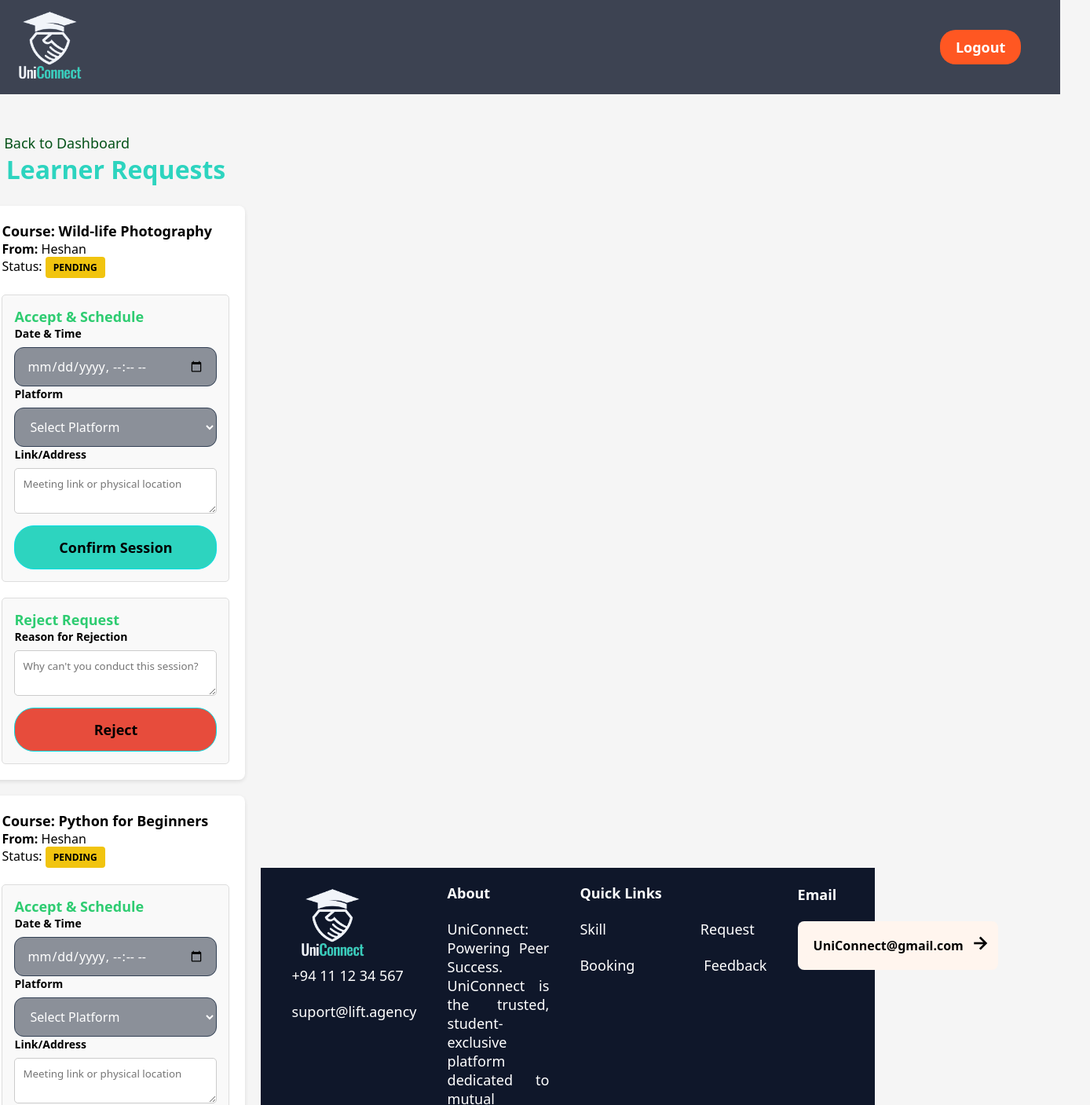
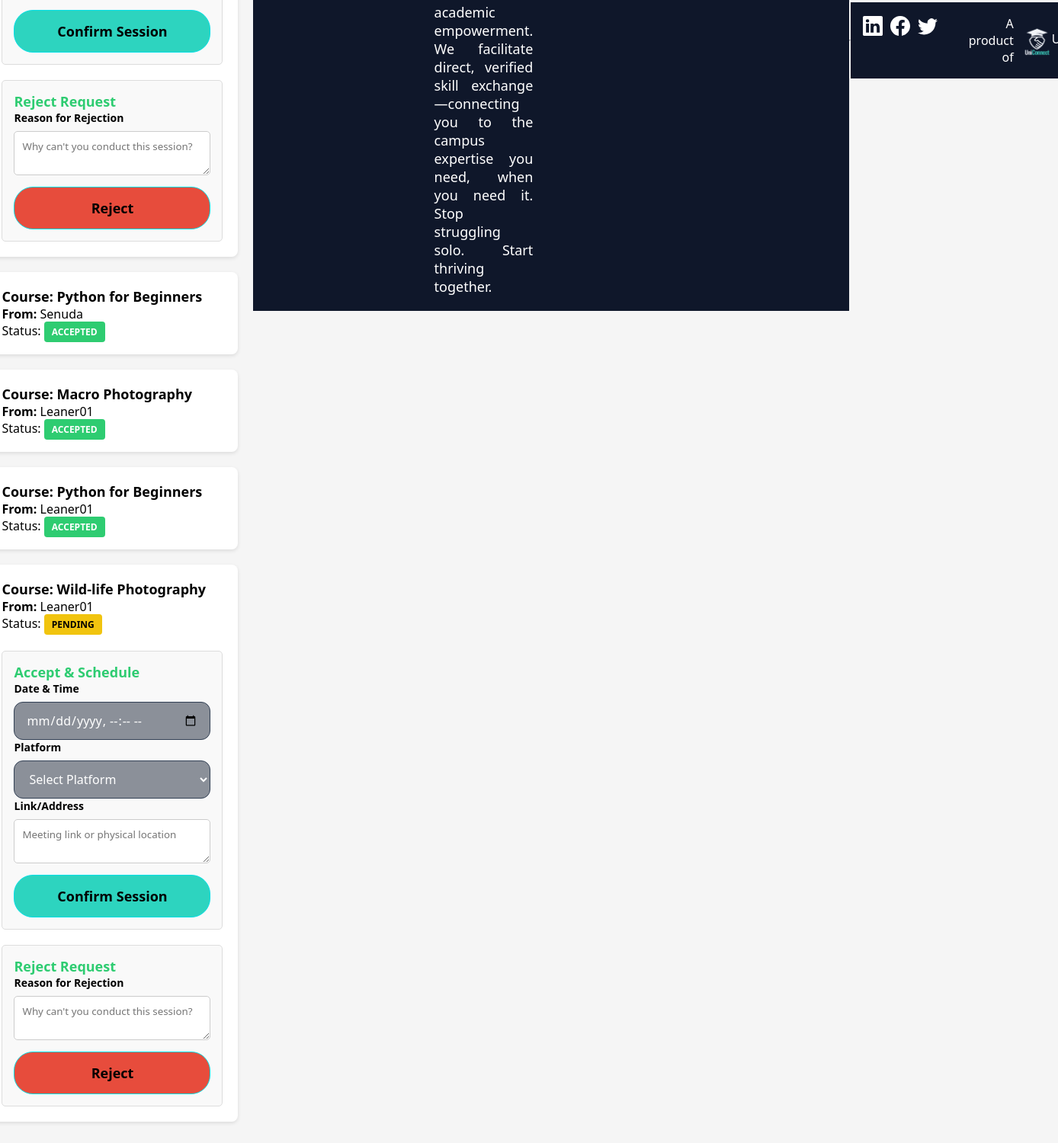
/tutor_requests.php (signed in), run on the app's committed database (2 pictures, top to bottom).
### tables this page shows
CREATE TABLE `requests` (
  `request_id` int(11) NOT NULL,
  `course_id` int(11) DEFAULT NULL,
  `learner_id` int(11) DEFAULT NULL,
  `status` enum('pending','accepted','rejected') DEFAULT 'pending',
  `rejection_reason` text DEFAULT NULL,
  `is_read_tutor` tinyint(1) DEFAULT 0,
  `is_read_learner` tinyint(1) DEFAULT 0,
  `created_at` timestamp NOT NULL DEFAULT current_timestamp()
);

CREATE TABLE `courses` (
  `course_id` int(11) NOT NULL,
  `tutor_id` int(11) DEFAULT NULL,
  `category_id` int(11) DEFAULT NULL,
  `title` varchar(255) NOT NULL,
  `description` text DEFAULT NULL
);

CREATE TABLE `users` (
  `user_id` int(11) NOT NULL,
  `username` varchar(50) NOT NULL,
  `email` varchar(100) NOT NULL,
  `password` varchar(255) NOT NULL,
  `role` enum('admin','tutor','learner') NOT NULL,
  `created_at` timestamp NOT NULL DEFAULT current_timestamp(),
  `mobile_number` varchar(12) DEFAULT NULL
);

### tutor_requests.php (the view, shortened to what this page needs)
<?php
include 'config/db.php';
$tutor_id = $_SESSION['user_id'];
mysqli_query($conn, "UPDATE requests r JOIN courses c ON r.course_id = c.course_id
                    SET r.is_read_tutor = 1 WHERE c.tutor_id = $tutor_id");
$requests = mysqli_query($conn, "SELECT r.*, c.title, u.username as learner_name
                                 FROM requests r
                                 JOIN courses c ON r.course_id = c.course_id
                                 JOIN users u ON r.learner_id = u.user_id
                                 WHERE c.tutor_id = $tutor_id ORDER BY r.created_at DESC");
?>
<!DOCTYPE html>
<html>
<head>
    <link rel="stylesheet" href="assets/style.css">
</head>
<body>
    <div class="header-containar">
        <nav id="mainNavbar">
            <div class="logo">
                <a href="home.html"><img id="logo-image" src="assest/Logo.png" alt=""></a>
            </div>
            <div class="btn">
                <a href="logout.php">Logout</a>
            </div>
        </nav>
    </div>
    <div style="padding: 20px; max-width: 900px; margin: auto; height: auto; margin-top: 150px;">
        <a href="tutor_dashboard.php" style="text-decoration: none; color: rgba(4, 82, 24, 1);">← Back to Dashboard</a>
        <h2>Learner Requests</h2>
        <?php while($row = mysqli_fetch_assoc($requests)): ?>
            <div class="request-card">
                <h3 style="color: #000000ff; font-weight: 700;">Course: <?php echo $row['title']; ?></h3>
                <p><strong>From:</strong> <?php echo $row['learner_name']; ?></p>
                <p>Status: <span class="status-badge <?php echo $row['status']; ?>"><?php echo strtoupper($row['status']); ?></span></p>
                <?php if($row['status'] == 'pending'): ?>
                    <div class="action-forms">
                        <div class="form-box">
                            <h4 style="color: #2ecc71;">Accept & Schedule</h4>
                            <form method="POST">
                                <label style="color: #000000ff; font-weight: 700;">Date & Time</label>
                                <input type="datetime-local" name="schedule_time" required>
                                <label style="color: #000000ff; font-weight: 700;">Platform</label>
                                <select name="platform" required>
                                    <option value="" disabled selected>Select Platform</option>
                                </select>
                                <label style="color: #000000ff; font-weight: 700;">Link/Address</label>
                                <textarea name="details" placeholder="Meeting link or physical location" style="width: 100%; padding: 10px; border-radius: 5px; border: 1px solid #ccc;"></textarea>
                                <button type="submit" name="accept_request">Confirm Session</button>
                            </form>
                        </div>
                        <div class="form-box">
                            <h4 style="color: #2ecc71;">Reject Request</h4>
                            <form method="POST">
                                <label style="color: #000000ff; font-weight: 700;">Reason for Rejection</label>
                                <textarea name="reason" placeholder="Why can't you conduct this session?" required style="width: 100%; padding: 10px; border-radius: 5px; border: 1px solid #ccc;"></textarea>
                                <button type="submit" name="reject_request" style="background:#e74c3c;">Reject</button>
                            </form>
                        </div>
                    </div>
                <?php endif; ?>
            </div>
        <?php endwhile; ?>
    </div>
    <div class="footer-containar">
        <div class="logo">
            <a href="#"><img id="logo-image" src="assest/Logo.png" alt=""></a><br>
            <a href="" class="contact">+94 11 12 34 567</a><br>
            <a href="" class="contact">suport@lift.agency</a>
        </div>
        <div class="about">
            <h3>About</h3><br>
            <p>UniConnect: Powering Peer Success.
UniConnect is the trusted, student-exclusive platform dedicated to mutual academic empowerment. We facilitate direct, verified skill exchange—connecting you to the campus expertise you need, when you need it. Stop struggling solo. Start thriving together.</p>
        </div>
        <div class="quick-links">
            <h3>Quick Links</h3><br>
            <div class="left">
                <a href="#">Skill</a><br>
                <a href="#">Request</a>
            </div>
            <br>
            <div class="right">
                <a href="#">Booking</a>
                <br>
                <a href="#">Feedback</a>
            </div>
        </div>
        <div class="email">
            <br><h4>Email</h4><br>
            <div class="email_contact">
                <p>UniConnect@gmail.com</p>
                <a href="#"><span style="color: black; font-weight: 600;" class="material-symbols-outlined">
                </span></a>
            </div>
        </div>
    </div>
    <hr>
    <div class="copyright">
        <div class="social-icons">
            <a href="">
            </a>
            <a href="">
            </a>
            <a href="">
            </a>
        </div>
        <div class="product-by">
            <p>A product of </p>
            <img class="footer-logo" src="assest/Logo.png" alt="UniConnect">
        </div>
        <p>© 2025 UniConnect. All rights reserved.</p>
    </div>
</body>
</html>

### assest/styles/style.css (style rules this page uses)
* { box-sizing: border-box; font-family: 'Segoe UI', sans-serif; }
body { background-color: #f4f7f6; display: flex; justify-content: center; align-items: center; min-height: 100vh; margin: 0; }
h2 { color: #333; text-align: center; }
label { display: block; margin-bottom: 0.5rem; color: #666; }
input, select, textarea { width: 100%; padding: 0.75rem; border: 1px solid #ddd; border-radius: 4px; }
button { width: 100%; padding: 0.75rem; background: #2ecc71; border: none; color: white; font-size: 1rem; border-radius: 4px; cursor: pointer; transition: 0.3s; }

### data on the page
requests: course.title "Wild-life Photography", learner.username "Heshan", status "PENDING"
requests: course.title "Python for Beginners", learner.username "Heshan", status "PENDING"
requests: course.title "Python for Beginners", learner.username "Senuda", status "ACCEPTED"
requests: course.title "Macro Photography", learner.username "Leaner01", status "ACCEPTED"
requests: course.title "Python for Beginners", learner.username "Leaner01", status "ACCEPTED"
requests: course.title "Wild-life Photography", learner.username "Leaner01", status "PENDING"
